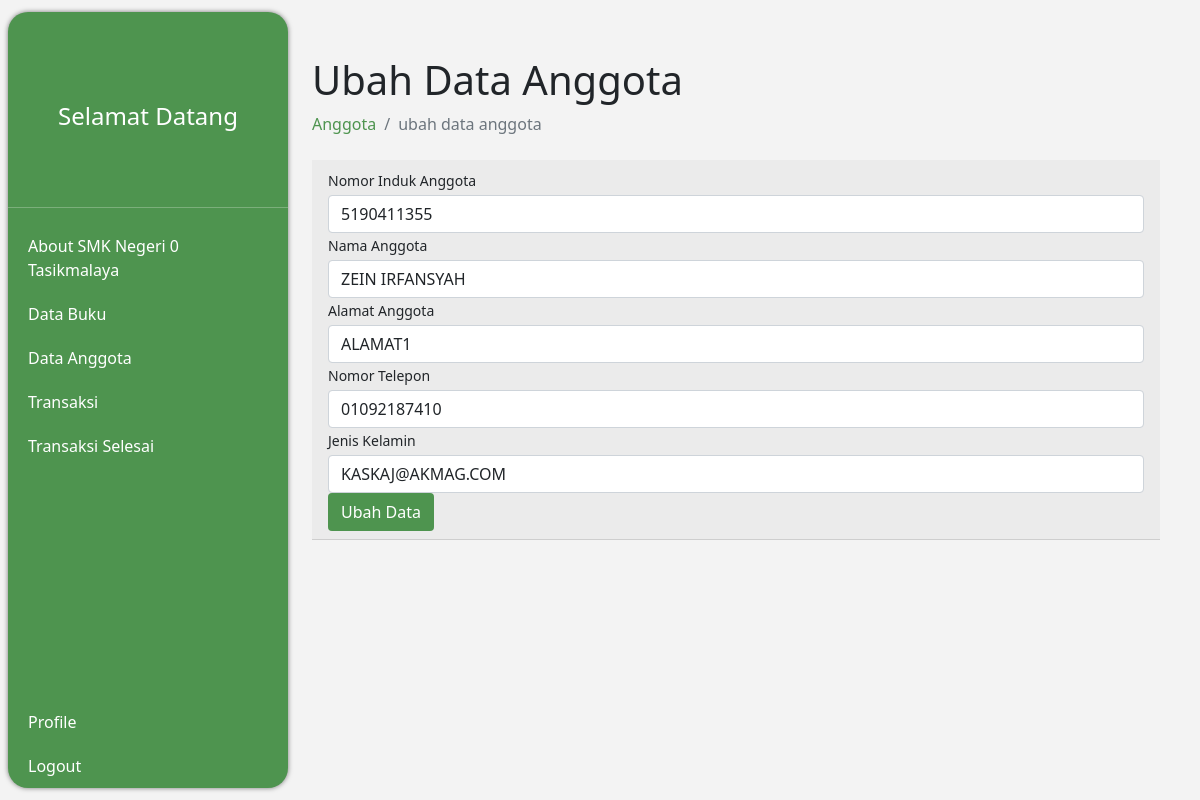
The app's page /dashboard.php?p=anggota&aksi=ubah&kode_anggota=1 (signed in) with its own data.
### tables this page shows
CREATE TABLE `anggota_perpustakaan` (
  `kode_anggota` int NOT NULL,
  `nisn_anggota` varchar(100) NOT NULL,
  `nama_anggota` varchar(100) NOT NULL,
  `alamat_anggota` varchar(100) NOT NULL,
  `no_hp_anggota` varchar(100) NOT NULL,
  `email_anggota` varchar(100) NOT NULL
);

### page/anggota/edit_anggota.php (the view, shortened to what this page needs)
<?php
$kode_anggota = $_GET['kode_anggota'];
$tampilAnggota = $conn->query("SELECT * FROM anggota_perpustakaan WHERE kode_anggota = $kode_anggota") or die(mysqli_error($conn));
$view_anggota = $tampilAnggota->fetch_assoc();
?>
<h1 class="mt-4">Ubah Data Anggota</h1>
<ol class="breadcrumb mb-4">
    <li class="breadcrumb-item"><a href="?p=anggota">Anggota</a></li>
    <li class="breadcrumb-item active">ubah data anggota</li>
</ol>
<div class="card-header mb-5">
	<form action="" method="post">
    <div class="form-group">
        <label class="small mb-1" for="nisn_anggota">Nomor Induk Anggota</label>
        <input class="form-control" id="nisn_anggota" name="nisn_anggota" value="<?= $view_anggota['nisn_anggota']; ?>" type="number" placeholder="Masukan nomor induk anggota" required/>
    </div>
    <div class="form-group">
        <label class="small mb-1" for="nama_anggota">Nama Anggota</label>
        <input class="form-control" id="nama_anggota" value="<?= $view_anggota['nama_anggota']; ?>" name="nama_anggota" type="text" placeholder="Masukan nama anggota" required/>
    </div>
    <div class="form-group">
        <label class="small mb-1" for="alamat_anggota">Alamat Anggota</label>
        <input class="form-control" id="alamat_anggota" value="<?= $view_anggota['alamat_anggota']; ?>" name="alamat_anggota" type="text" placeholder="Masukan alamat anggota" required/>
    </div>
    <div class="form-group">
        <label class="small mb-1" for="no_hp_anggota">Nomor Telepon</label>
        <input class="form-control" id="no_hp_anggota" value="<?= $view_anggota['no_hp_anggota']; ?>" name="no_hp_anggota" type="number" placeholder="Masukan nomor telepon anggota" required/>
    </div>
    <div class="form-group">
        <label class="small mb-1" for="jk">Jenis Kelamin</label>
        <input class="form-control" id="email_anggota" value="<?= $view_anggota['email_anggota']; ?>" name="email_anggota" type="email" placeholder="Masukan email anggota" required/>
    </div>
    <div class="form-group">
    	<button type="submit" class="btn btn-hijau" name="ubah">Ubah Data</button>
    </div>
	</form>
</div>

### css/style.css (style rules this page uses)
body { background-color: #f3f3f3 }
a { text-decoration: none; color: #4E944F; }
.btn-hijau { background-color: #4E944F; color: #fff; }

### records on screen
anggota_perpustakaan: nisn_anggota "5190411355", nama_anggota "ZEIN IRFANSYAH", alamat_anggota "ALAMAT1", no_hp_anggota "01092187410", email_anggota "KASKAJ@AKMAG.COM"
